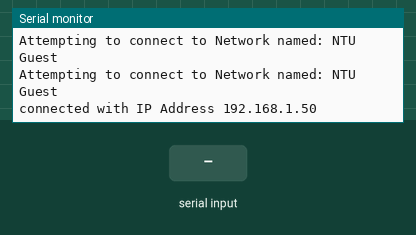
The sketch below on a simulated ESP8266 (NodeMCU). Parts: the last lines printed to the serial monitor. Inputs (shaded band) come from the test bench. WiFi joins after 1.5 s; servers stay silent unless stated; uploads are accepted with an empty reply.

Above: at 2.7 s.
2.8 s: "1" received over Serial
At 6.6 s:
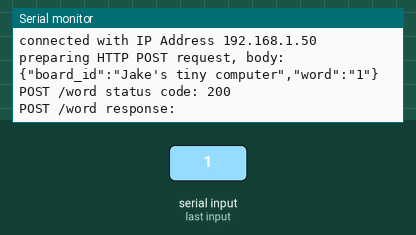
7.2 s: "0" received over Serial
At 9.87 s:
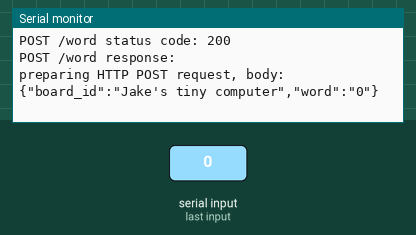
11.0 s: "2" received over Serial
At 14.5 s:
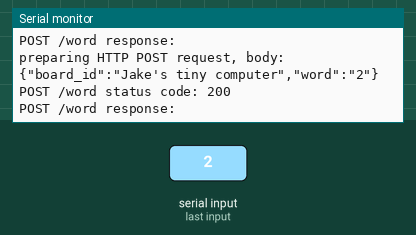

Measured:
- after the input at 2.8 s, the serial monitor: prints a new line after 2.7 s (image 1)
- after the input at 7.2 s, the serial monitor: prints a new line after 2.5 s (image 2)
- after the input at 11.0 s, the serial monitor: prints a new line after 2.9 s (image 3)

The sketch:

2-2-send-word.ino
```cpp
// ---------------------------------------------------------------- //
// DM2007 RM3 ESP8266 Lesson
// Re-written by Jake Tan
// Using Arduino IDE 1.8.19
// Using NodeMCU ESP8266 1.0 (ESP 12-E)
// Tested on February 2023
// ---------------------------------------------------------------- //

#define WIFI_SSID    "NTU Guest"
#define WIFI_PASS    ""

// ESP8266 WiFi + HTTP support
#include "ESP8266WiFi.h"
#include "WiFiClient.h"
// Install using the Arduino board manager:
//   https://learn.adafruit.com/adafruit-feather-huzzah-esp8266/using-arduino-ide#install-the-esp8266-board-package-6-7


// A slightly nicer HTTP Client
#include "ArduinoHttpClient.h"
// Install using the Arduino library manager.
// * Search for "HttpClient" or "http client"
//
// Home / examples / documentation: https://github.com/arduino-libraries/ArduinoHttpClient


// JSON support
#include <ArduinoJson.h>
// Install using the Arduino library manager. Make sure you choose version 5.13.2 of the library!
// * Search for "json" or "arduino json"
//
// Installation guide: https://arduinojson.org/v5/doc/installation/


////////////////////////////////////////////////////////////////////////////////
//                     Variables supporting HTTP requests                     //
////////////////////////////////////////////////////////////////////////////////

String a;

// used in every request, change this to something unique that you / we will recognize
String board_id = "Jake's tiny computer";

// base address for the server that's listening for incoming data
String server = "interactive-checkin.glitch.me";  // <-- this should change to your app's address

// paths for requests from this board
String path = "/word";

WiFiClient wifi;
HttpClient client = HttpClient(wifi, server, 80);

String contentType = "application/json";
int status = WL_IDLE_STATUS;
int statusCode = 0;
String response;

void setup() {
  Serial.begin(115200);

  // put WiFi module into client mode (required with ESP8266)
  WiFi.mode(WIFI_STA);

  // start connection to local network
  WiFi.begin(WIFI_SSID, WIFI_PASS);

  while (WiFi.status() != WL_CONNECTED) {
    Serial.print("Attempting to connect to Network named: ");
    Serial.println(WIFI_SSID);
    delay(500);
  }

  Serial.print("connected with IP Address ");
  Serial.println(WiFi.localIP());
}


// ------------------------------------------------


void loop() {
  while(Serial.available()) {
    a = Serial.readString();// read the incoming data as string
    sendWord();
  }
  delay(3000);
}

// length of *words[]
int word_count = 21;

void sendWord() {
  // building the JSON request body...
  String postData;
  StaticJsonBuffer<348> jsonBuffer;
  JsonObject& root = jsonBuffer.createObject();

  // setting all the key:value pairs
  root["board_id"] = board_id;

  // this can be anything and you can use any mechanism you'd like
  root["word"] = a;

  // writing the big JSON blob to a String
  root.printTo(postData);

  // make sure the outgoing JSON looks good
  Serial.print("preparing HTTP POST request, body: ");
  Serial.println(postData);

  // send the POST request
  client.post(path, contentType, postData);

  // read the status code and body of the response
  statusCode = client.responseStatusCode();
  response = client.responseBody();

  // check the response from the service
  Serial.print("POST /word status code: ");
  Serial.println(statusCode);
  Serial.print("POST /word response: ");
  Serial.println(response);
}
```
